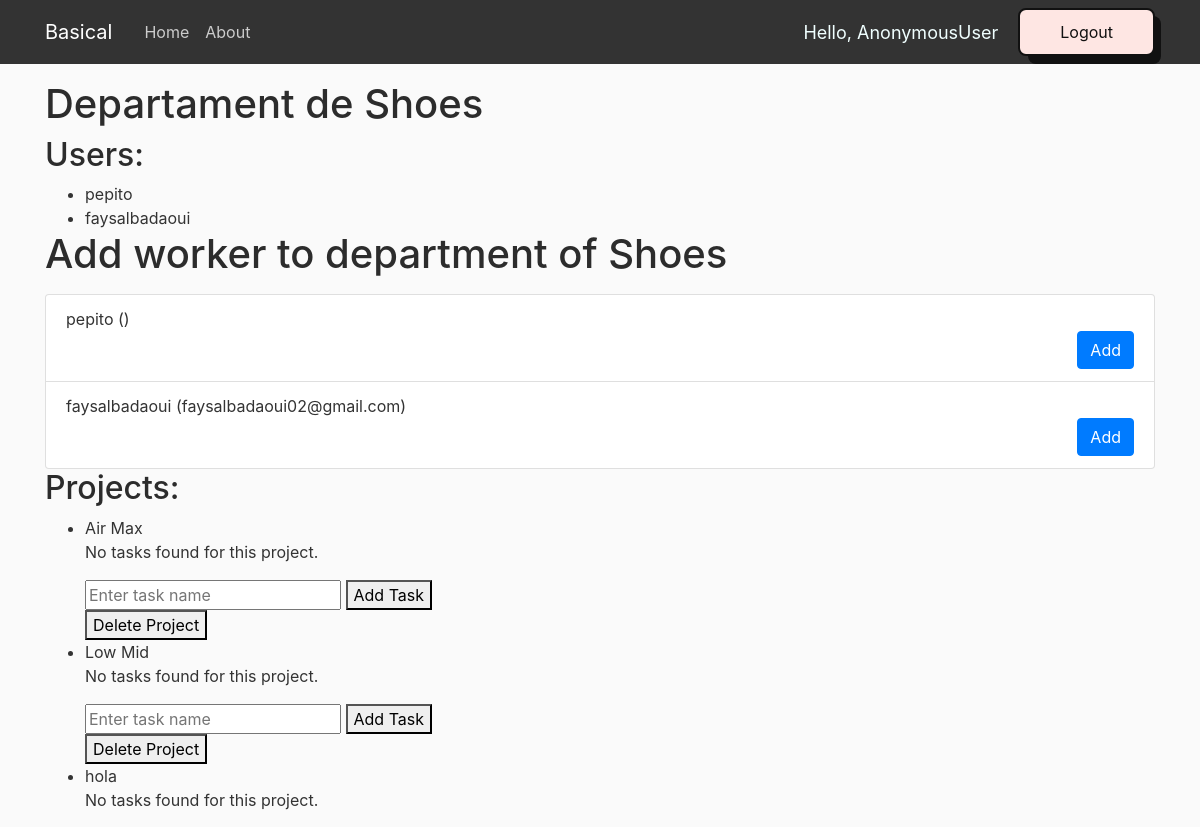
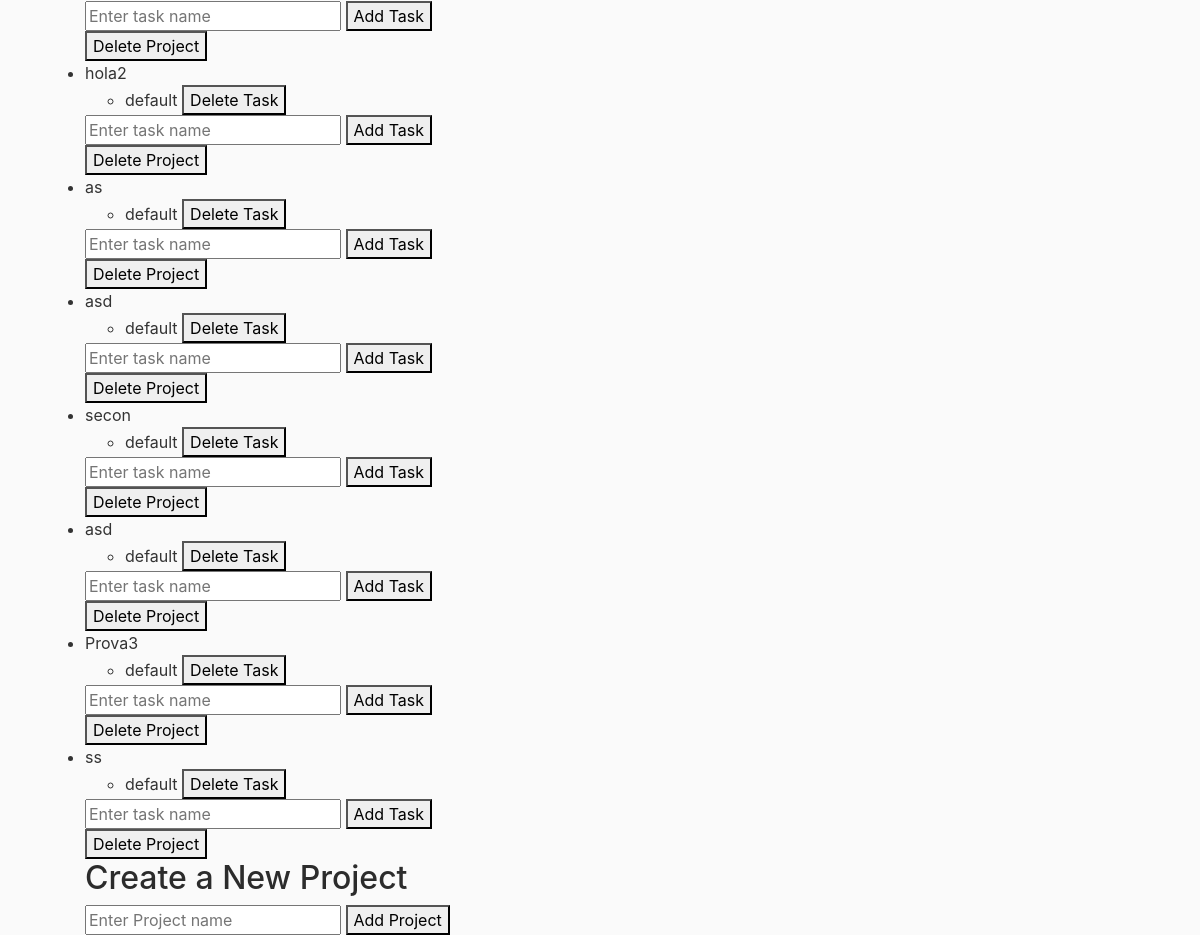
Page /company/1/department/1/ on the committed database (2 pictures, top to bottom).
### web/models.py (models this page shows, shortened)
class Department(models.Model):
    name = models.CharField(max_length=256)
    projects = models.ManyToManyField(Project)
    num_projects = models.IntegerField(default=0)
    admin = models.ForeignKey(User, on_delete=models.CASCADE, related_name="created_departments", default=User.objects.first().pk)
    users = models.ManyToManyField(User)
    num_users = models.IntegerField(default=0)

class Project(models.Model):
    name = models.CharField(max_length=256)
    tasks = models.ManyToManyField(Task)
    admin = models.ForeignKey(User, on_delete=models.CASCADE, related_name="created_projects", default=User.objects.first().pk)

class Task(models.Model):
    name = models.CharField(max_length=256)

### web/views.py (the view)
# urls.py: path('company/<int:company_id>/department/<int:department_id>/', views.department_detail, name='department_detail'),
def department_detail(request, department_id, company_id):
    department = get_object_or_404(Department, pk=department_id)
    company = get_object_or_404(Company, pk=company_id)
    return render(request, 'models/department_detail.html', {'department': department, 'company': company })

### web/templates/models/department_detail.html (shortened to what this page needs)
{% load static %}
<!DOCTYPE html>
<html>
    <head>
        <link rel="stylesheet" href="https://cdn.jsdelivr.net/npm/bootstrap@4.0.0/dist/css/bootstrap.min.css">
        <link rel="stylesheet" type="text/css" href="{% static 'web/home_css.css' %}">
    </head>
    <body>
        <header class="site-header">
            <nav class="navbar navbar-expand-md navbar-dark bg-steel fixed-top">
                <div class="container">
                    <a class="navbar-brand mr-4" href="/">Basical</a>
                    <div class="collapse navbar-collapse" id="navbarToggle">
                        <div class="navbar-nav mr-auto">
                            <a class="nav-item nav-link" href="/">Home</a>
                            <a class="nav-item nav-link" href="/about">About</a>
                        </div>
                        <div class="navbar-nav">
                            <span class="hello-msg">Hello, {{request.user}}</span>
                            <a href="/logout">
                                <button class="button-56" role="button">Logout</button>
                            </a>
                        </div>
                    </div>
                </div>
            </nav>
        </header>
        <div class="container">
            <h1>Departament de {{ department.name }}</h1>
            <h2>Users:</h2>
            <ul>
            {% for user in department.users.all %}
                <li>{{ user.username }}</li>
            {% empty %}
                <p>No users found for this department.</p>
            {% endfor %}
            </ul>
            <h1>Add worker to department of {{ department.name }}</h1>
            <ul class="list-group mt-3">
                {% for user in company.workers.all %}
                <li class="list-group-item">
                    {{ user.username }} ({{ user.email }})
                    <form method="POST" action="{% url 'add_user_to_department' department_id=department.id %}">
                        <button type="submit" class="btn btn-primary float-right">Add</button>
                    </form>
                </li>
                {% endfor %}
            </ul>
            <h2>Projects:</h2>
            <ul>
                {% for project in department.projects.all %}
                    <li>{{ project.name }}</li>
                    {% if project.tasks.count > 0 %}
                        {% for task in project.tasks.all %}
                        <ul>
                            <li>{{ task.name }} <button class="delete-task" data-task-id="{{ task.id }}">Delete Task</button></li>
                        </ul>
                        {% endfor %}
                    {% else %}
                        <p>No tasks found for this project.</p>
                    {% endif %}
                    <form class="add-task-form" data-project-id="{{ project.id }}">
                        <input type="text" name="task-name" placeholder="Enter task name">
                        <button type="submit">Add Task</button>
                    </form>
                    <button class="delete-project" data-project-id="{{ project.id }}">Delete Project</button>
                {% empty %}
                    <p>No projects found for this department.</p>
                {% endfor %}
                {% block content %}
                <h2>Create a New Project</h2>
                <form class="add-project-form" data-department-id="{{ department.id }}">
                    <input type="text" name="project-name" placeholder="Enter Project name">
                    <button type="submit">Add Project</button>
                </form>
                {% endblock %}
            </ul>
        </div>
    </body>
</html>

### web/static/web/home_css.css (style rules this page uses)
body { background: #fafafa; color: #333333; margin-top: 5rem; }
h1, h2, h3, h4, h5, h6 { color: #2c2c2c; }
ul { margin: 0; }
.bg-steel { background-color: #333333; }
.site-header .navbar-nav .nav-link { color: #cccccc; }

### web/templates/models/department_detail.html (style rules this page uses)
.hello-msg { font-size: 18px; color: azure; margin-right: 20px; justify-self: center; align-self: center; }
.button-56 { align-items: center; background-color: #fee6e3; border: 2px solid #111; border-radius: 8px; box-sizing: border-box; color: #111; cursor: pointer; display: flex; font-family: Inter,sans-serif; font-size: 16px; height: 48px; justify-content: center; line-height: 24px; max-width: 100%; padding: 0 25px; position: relative; text-align: center; text-decoration: none; user-select: none; -webkit-user-select: none; touch-action: manipulation; }
.button-56:after { background-color: #111; border-radius: 8px; content: ""; display: block; height: 48px; left: 0; width: 100%; position: absolute; top: -2px; transform: translate(8px, 8px); transition: transform .2s ease-out; z-index: -1; }
@media (min-width: 768px) { .button-56 { padding: 0 40px; } }

### rows in the picture
Department: name "Shoes"
Project: name "Air Max", shows "No tasks found for this project."
Project: name "Low Mid", shows "No tasks found for this project."
Project: name "hola", shows "No tasks found for this project."
Project: name "hola2"
Task: name "default"
Project: name "as"
Task: name "default"
Project: name "asd"
Task: name "default"
Project: name "secon"
Task: name "default"
Project: name "asd"
Task: name "default"
Project: name "Prova3"
Task: name "default"
Project: name "ss"
Task: name "default"

### other values in the picture
{{ request.user }} "AnonymousUser"
{{ user.username }} "pepito"
{{ user.username }} "faysalbadaoui"
{{ user.email }} "faysalbadaoui02@gmail.com"
